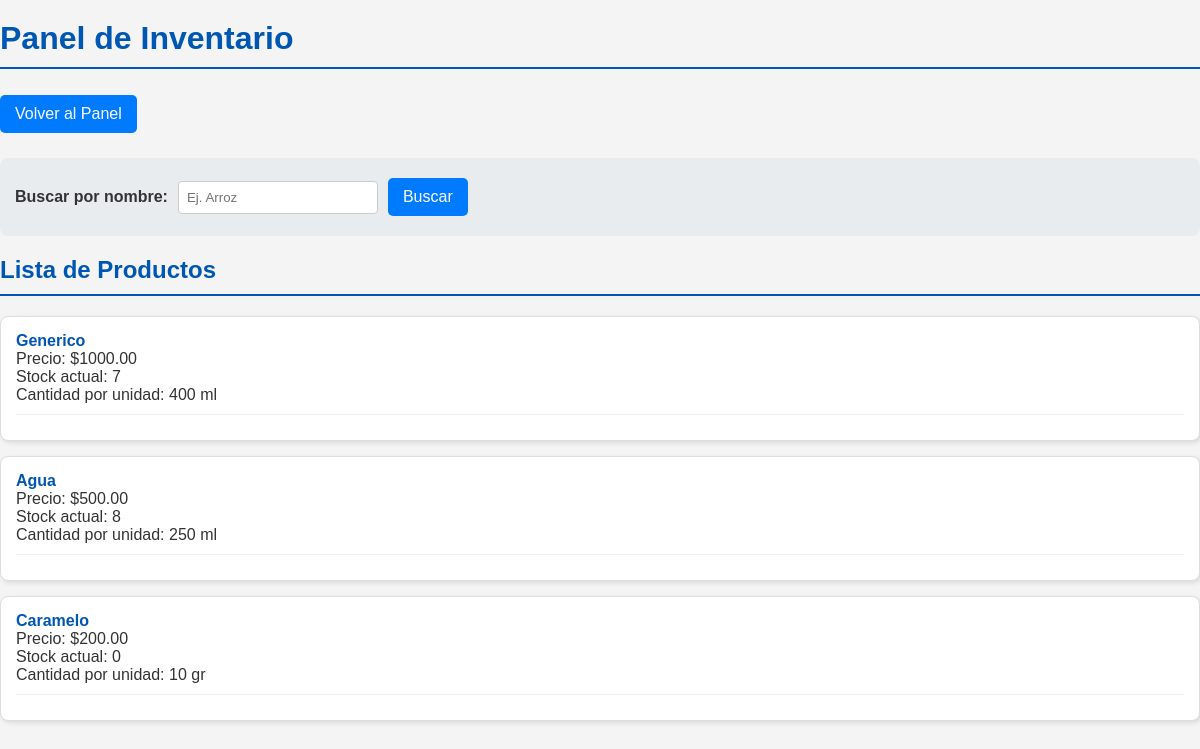
The page /admin-panel/inventario/ on the database its author committed.
### gestion/models.py (models this page shows, shortened)
class Producto(models.Model):
    nombre = models.CharField(max_length=100)
    precio = models.DecimalField(max_digits=10, decimal_places=2)
    stock = models.IntegerField(default=0)
    cantidad_medida = models.IntegerField()
    unidad_medida = models.CharField(max_length=45)

### gestion/views.py (the view)
# urls.py: path('admin-panel/inventario/', views.inventario_panel, name='inventario_panel'),
def inventario_panel(request):
    query_nombre = request.GET.get('nombre')
    if query_nombre:
        productos = Producto.objects.filter(nombre__icontains=query_nombre)
    else:
        productos = Producto.objects.all()
    if request.user.is_superuser or request.user.groups.filter(name='Administrador').exists():
        panel_url = 'panel_admin'
        puede_editar = True
    else:
        panel_url = 'panel_user'
        puede_editar = False
    return render(request, 'gestion/inventario_panel.html', {
        'productos': productos,
        'query_nombre': query_nombre or '',
        'panel_url': panel_url,
        'puede_editar': puede_editar
    })

### gestion/templates/gestion/inventario_panel.html (shortened to what this page needs)
{%load static%}
<!DOCTYPE html>
<html lang="es">
<head>
    <link rel="stylesheet" href="{% static 'css/style.css' %}">
</head>
<body>
    <h1>Panel de Inventario</h1>
    <a href="{% url panel_url %}" class="boton">Volver al Panel</a>
    <form method="get" style="margin-top: 20px;">
        <label for="nombre">Buscar por nombre:</label>
        <input type="text" name="nombre" id="nombre" value="{{ query_nombre }}" placeholder="Ej. Arroz">
        <button type="submit" class="boton">Buscar</button>
    </form>
    {% if productos %}
        <h2>Lista de Productos</h2>
        {% for producto in productos %}
        <div class="venta">
            <strong>{{ producto.nombre }}</strong><br>
            Precio: ${{ producto.precio }}<br>
            Stock actual: {{ producto.stock }}<br>
            Cantidad por unidad: {{ producto.cantidad_medida }} {{ producto.unidad_medida }}
            <div class="acciones">
            </div>
        </div>
        {% endfor %}
    {% else %}
        <p>No hay productos registrados{% if query_nombre %} con ese nombre{% endif %}.</p>
    {% endif %}
</body>
</html>

### gestion/static/css/style.css (style rules this page uses)
body { font-family: sans-serif; margin: 0; padding: 0; background-color: #f4f4f4; color: #333; }
h1, h2 { color: #0056b3; border-bottom: 2px solid #0056b3; padding-bottom: 10px; margin-top: 20px; }
.boton, button { display: inline-block; padding: 10px 15px; font-size: 16px; cursor: pointer; text-align: center; text-decoration: none; outline: none; color: #fff; background-color: #007bff; border: none; border-radius: 5px; margin: 5px 0; transition: background-color 0.3s ease; }
form { background-color: #e9ecef; padding: 15px; border-radius: 8px; margin-bottom: 20px; display: flex; align-items: center; gap: 10px; }
form label { font-weight: bold; }
form input[type="number"], form input[type="text"], form input[type="password"], form select { padding: 8px; border: 1px solid #ccc; border-radius: 4px; flex-grow: 1; max-width: 200px; box-sizing: border-box; }
.venta { background-color: #fff; border: 1px solid #ddd; border-radius: 8px; padding: 15px; margin-bottom: 15px; box-shadow: 2px 2px 5px rgba(0,0,0,0.1); }
.venta strong { color: #0056b3; }
.venta .acciones { margin-top: 10px; padding-top: 10px; border-top: 1px solid #eee; }

### rows shown on the page
Producto: nombre "Generico", precio "1000.00", stock "7", cantidad_medida "400", unidad_medida "ml"
Producto: nombre "Agua", precio "500.00", stock "8", cantidad_medida "250", unidad_medida "ml"
Producto: nombre "Caramelo", precio "200.00", stock "0", cantidad_medida "10", unidad_medida "gr"
